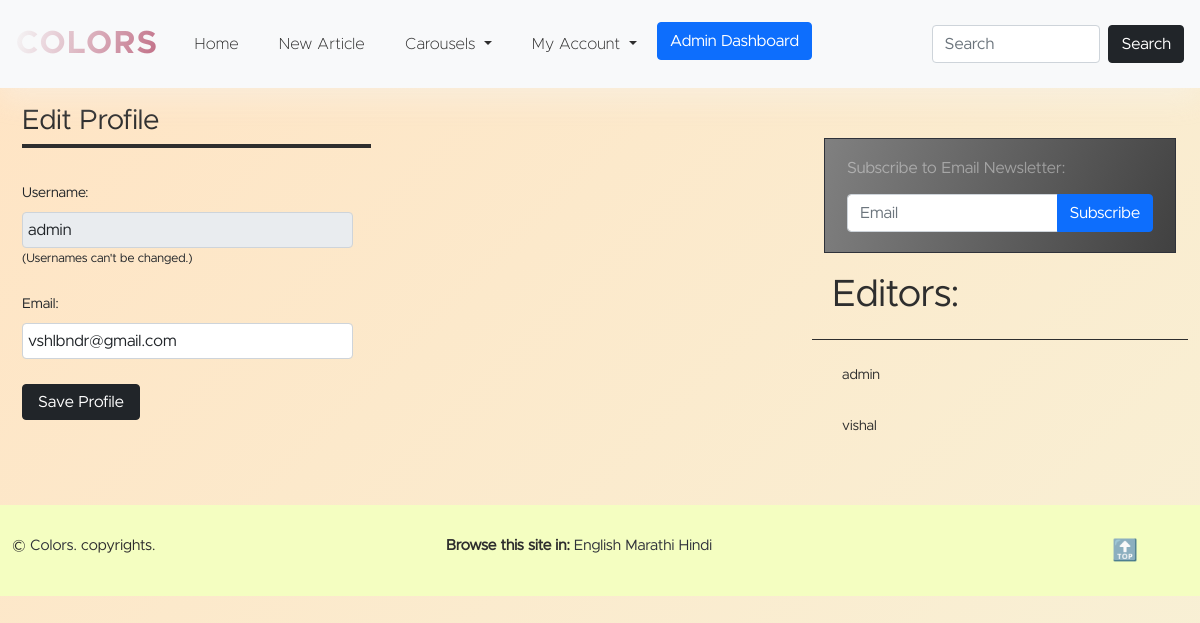
The app's page /accounts/edit.php?user=admin (signed in) with its own data.
### tables this page shows
create table users (
    id int not null auto_increment primary key,
    username varchar(25) not null unique,
    password varchar(100) not null,
    name varchar(200),
    role varchar(10) not null default 'editor',
    email varchar(200),
    reset_link_token varchar(200),
    exp_date datetime
);

create table languages (
    id int not null auto_increment primary key,
    name varchar(100) not null unique,
    prefix varchar(25) not null unique,
    is_default boolean not null default false
);

### components/Database.php (called while the page is built, shortened)
<?php
class Connection
{
    private $server;
    private $dbuser;
    private $dbpass;
    private $db;
    public function __construct()
    {
        $this->server = 'localhost';
        $this->dbuser = 'php_blog_user';
        $this->dbpass = 'php_blog_password';
        $this->db = 'php_blog';
    }
    public function connect()
    {
        $conn = new mysqli($this->server, $this->dbuser, $this->dbpass, $this->db);
        return $conn;
    }
    public function getAll($table = null, $offset = null, $per_page = null)
    {
        $conn = $this->connect();
        if ($table == 'posts') {
            if ($offset !== null && $per_page !== null) {
                $sql = "SELECT * FROM $table ORDER BY created_at DESC LIMIT $offset, $per_page";
            } else {
                $sql = "SELECT * FROM $table";
            }
        } else {
            $sql = "SELECT * FROM $table";
        }
        $result = $conn->query($sql);
        return $result;
    }
}

### admin/multilingual/langs/models/Language.php (called while the page is built, shortened)
<?php
class Language
{
    public function getAllLanguages()
    {
        $c = new Database\Connection();
        return $c->getAll('languages');
    }
}

### accounts/edit.php (the view, shortened to what this page needs)
<?php require_once($_SERVER['DOCUMENT_ROOT'] . "/components/head.php") ?>
<?php include_once($_SERVER['DOCUMENT_ROOT'] . "/components/header.php") ?>
<main class="container-fluid">
    <div class="row">
        <div class="col-md-8">
            <div class="content-area">
                <?php
                $check = "SELECT * FROM users WHERE username='" . $_GET['user'] . "'";
                $result = $conn->query($check);
                if ($result->num_rows > 0) {
                ?>
                    <?php while ($row = $result->fetch_array()) : ?>
                        <form action="" method="POST" class="form form-small">
                            <h3 class="form-caption">Edit Profile</h3>
                            <div class="form-inner">
                                <fieldset>
                                    <label for="username" class="form-label">Username: </label><br>
                                    <input type="text" name="username" class="form-control m-0 <?php if (isset($errors['username'])) : ?>input-error<?php endif; ?>" value="<?php echo $row['username']; ?>" readonly />
                                    <small>(Usernames can't be changed.)</small>
                                </fieldset>
                                <fieldset>
                                    <label for="email" class="form-label">Email: </label><br>
                                    <input type="text" name="email" class="form-control m-0 <?php if (isset($errors['email'])) : ?>input-error<?php endif; ?>" value="<?php echo $row['email']; ?>" />
                                </fieldset>
                                <fieldset>
                                    <button type="submit" name="submit" value="save" class="btn btn-dark">Save Profile</button>
                                </fieldset>
                            </div>
                        </form>
                <?php endwhile;
                }
                ?>
            </div>
        </div>
        <div class="col-md-4">
            <?php include_once($_SERVER['DOCUMENT_ROOT'] . "/components/sidebar.php") ?>
        </div>
    </div>
</main>
<?php include_once($_SERVER['DOCUMENT_ROOT'] . "/components/footer.php") ?>
</body>
</html>

### components/sidebar.php (shortened to what this page needs)
<?php
if (isset($_COOKIE['lang'])) {
    $site_lang = $_COOKIE['lang'];
} else {
    $site_lang = $lang;
}
?>
<aside class="sidebar">
    <div class="container-fluid mt-5">
        <form class="row subscription-form" action="/newsletters/subscribe.php" method="post">
            <h6 class="caption mb-3"><?php Translation::translate('Subscribe to Email Newsletter', $site_lang); ?>: </h6>
            <div class="col">
                <div class="input-group">
                    <input type="text" name="email" class="form-control" placeholder="<?php Translation::translate('Email', $site_lang); ?>">
                    <button type="submit" name="submit" value="create" class="btn btn-primary"><?php Translation::translate('Subscribe', $site_lang); ?></button>
                </div>
            </div>
        </form>
    </div>
    <h3 class="sidebar-caption"><?php Translation::translate('Editors', $site_lang); ?>:</h3>
    <ul class="sidebar-list">
        <?php
        $sql = "SELECT * FROM users LIMIT 10";
        $result = $conn->query($sql);
        if ($result) {
            if ($result->num_rows > 0) {
                while ($row = $result->fetch_array()) {
        ?>
                    <li>
                        <a href="/accounts/profile/<?php echo $row['username']; ?>">
                            <?php echo $row['username']; ?></a>
                    </li>
        <?php
                }
            }
        }
        ?>
    </ul>
</aside>

### components/footer.php (shortened to what this page needs)
<?php
if (isset($_GET['lang']) && !empty($_GET['lang'])) {
    $lang = $_GET['lang'];
} else {
    $lang = 'en';
}
if (isset($_COOKIE['lang'])) {
    $site_lang = $_COOKIE['lang'];
} else {
    $site_lang = $lang;
}
?>
<footer class="container-fluid">
    <div class="row">
        <div class="col-md-4">
            &copy; <a href="/"><?php Translation::translate('Colors', $site_lang); ?></a>. <?php Translation::translate('copyrights', $lang); ?>.
        </div>
        <div class="col-md-7">
            <div class="container" style="display: block;">
                <div class="row">
                    <div class="col-md-12">
                        <strong>Browse this site in: </strong>
                        <?php
                        $language = new Language();
                        $results = $language->getAllLanguages();
                        if ($results) {
                            foreach ($results as $result) {
                        ?><?php if (isset($_COOKIE['lang']) && $_COOKIE['lang'] == $result['prefix']) { ?>
                        <a class="badge rounded-pill bg-dark" href="/<?php echo $result['prefix']; ?>/set-language">
                            <?php
                                    $n = $result["name"];
                                    echo $n;
                            ?>
                        </a>
                    <?php } else { ?>
                        <a href="/<?php echo $result['prefix']; ?>/set-language">
                            <?php
                                    $n = $result["name"];
                                    echo $n;
                            ?>
                        </a>
                    <?php } ?>
            <?php }
                        } ?>
                    </div>
                </div>
            </div>
        </div>
        <div class="col-md-1">
            <div class="back-to-top-wrapper">
                <a href="#" class="back-to-top-link" aria-label="Scroll to Top" onclick="scrollToTop()">🔝</a>
            </div>
        </div>
    </div>
</footer>

### records on screen
users: username "admin", email "vshlbndr@gmail.com"
users: username "vishal"
languages: name "English"
languages: name "Marathi"
languages: name "Hindi"

### other values on screen
$term "COLORS Home New Article Carousels My Account Admin Dashboard Search Subscribe to Email Newsletter Subscribe Editors Colors copyrights"
